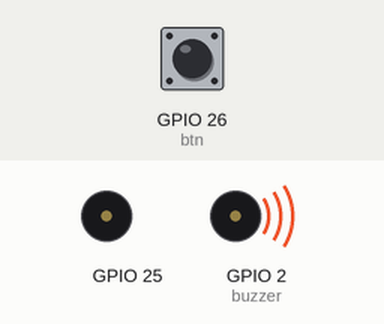
Bench run of a sketch on a simulated ESP32. Shown: buzzer (waves = sounding, pin HIGH). The inputs (shaded band) are chosen by the test bench; at power-on: GPIO 26 (btn) HIGH.

Above: at 1.2 s.
1.3 s: GPIO 26 (btn) pulled LOW for 0.15 s
At 2.5 s:
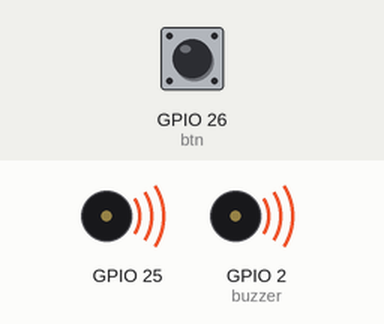
4.3 s: GPIO 26 (btn) pulled LOW for 1 s
At 14.0 s:
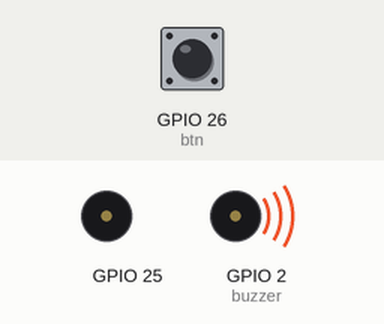
Timing chart, 0 to 14.5 s (numbered marks = the images above; inputs shaded):
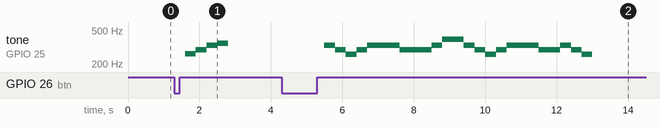

The sketch:

test1.ino
```cpp
#define buzzer 2
#define btn 26

bool state = false;
int channel = 0;
int cnt = 0;

int first[4] = {262, 294, 330, 349};
int second[25] = {330, 294, 261, 294, 330, 330, 330, 294, 294, 294, 330, 392,392, 330, 294, 261, 294, 330, 330, 330, 294, 294, 330, 294, 261};

void setup() {
  pinMode(btn, INPUT);
  pinMode(buzzer, OUTPUT);
  digitalWrite(buzzer, HIGH);

  ledcSetup(0, 2000, 8);
  ledcAttachPin(25, channel);
}

void loop() {
  if(cnt == 1){
    for(int i=0; i<4; i++){
      if(!digitalRead(btn)){
        break;
      }
      ledcWriteTone(channel, first[i]);
      delay(300);
    }
    ledcWriteTone(channel, 0);
    while(digitalRead(btn)){}
  }
  else if(cnt == 2){
    for(int i=0; i<25; i++){
      if(!digitalRead(btn)){
        break;
      }
      ledcWriteTone(channel, second[i]);
      delay(300);
    }
    ledcWriteTone(channel, 0);
    while(digitalRead(btn)){}
  }
  else{
    ledcWriteTone(channel, 0);
    while(digitalRead(btn)){}
  }
  cnt = (cnt+1)%3;
  delay(300);
}
```

Measured:
- after the input at 1.3 s, tone on GPIO 25: plays 262 Hz for 0.30 s, 294 Hz for 0.30 s, 330 Hz for 0.30 s, 349 Hz for 0.30 s, starting after 0.30 s
- after the input at 4.3 s, tone on GPIO 25: plays 330 Hz for 0.30 s, 294 Hz for 0.30 s, 261 Hz for 0.30 s, 294 Hz for 0.30 s, 330 Hz for 0.90 s, 294 Hz for 0.90 s … (17 notes in this stretch), starting after 1.2 s
